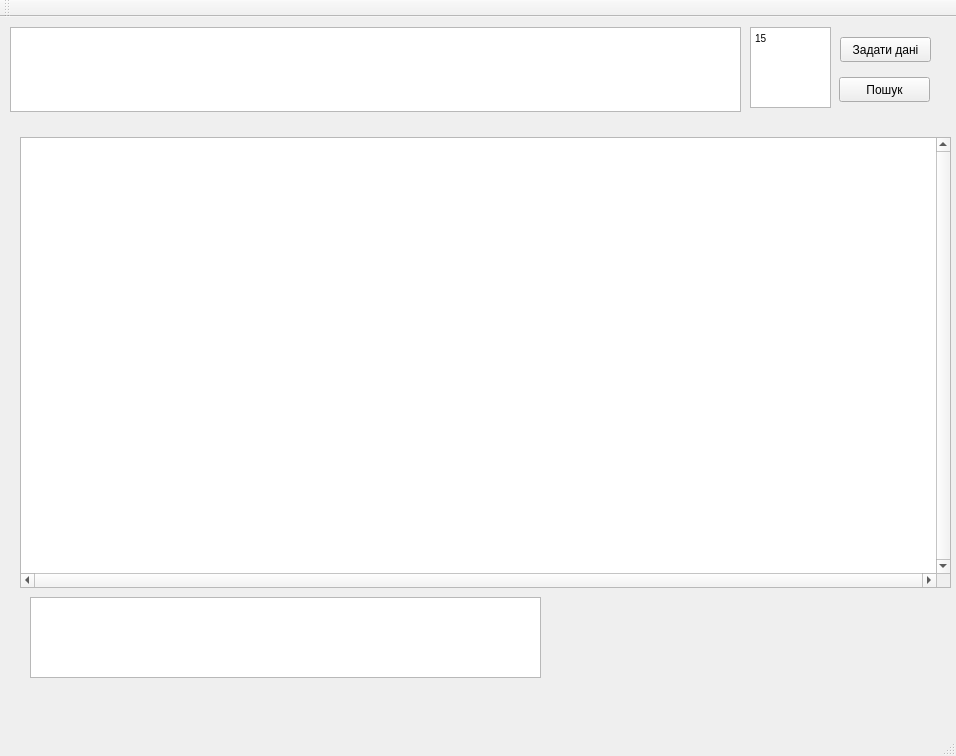
<?xml version="1.0" encoding="UTF-8"?>
<ui version="4.0">
 <class>MainWindow</class>
 <widget class="QMainWindow" name="MainWindow">
  <property name="geometry">
   <rect>
    <x>0</x>
    <y>0</y>
    <width>956</width>
    <height>756</height>
   </rect>
  </property>
  <property name="windowTitle">
   <string>MainWindow</string>
  </property>
  <widget class="QWidget" name="centralWidget">
   <widget class="QPushButton" name="pushButton">
    <property name="geometry">
     <rect>
      <x>840</x>
      <y>20</y>
      <width>91</width>
      <height>25</height>
     </rect>
    </property>
    <property name="text">
     <string>Задати дані</string>
    </property>
   </widget>
   <widget class="QPushButton" name="pushButton_2">
    <property name="geometry">
     <rect>
      <x>839</x>
      <y>60</y>
      <width>91</width>
      <height>25</height>
     </rect>
    </property>
    <property name="text">
     <string>Пошук</string>
    </property>
   </widget>
   <widget class="QTextEdit" name="textEdit">
    <property name="geometry">
     <rect>
      <x>10</x>
      <y>10</y>
      <width>731</width>
      <height>85</height>
     </rect>
    </property>
   </widget>
   <widget class="QTextEdit" name="textEdit_2">
    <property name="geometry">
     <rect>
      <x>750</x>
      <y>10</y>
      <width>81</width>
      <height>81</height>
     </rect>
    </property>
    <property name="html">
     <string>&lt;!DOCTYPE HTML PUBLIC &quot;-//W3C//DTD HTML 4.0//EN&quot; &quot;http://www.w3.org/TR/REC-html40/strict.dtd&quot;&gt;
&lt;html&gt;&lt;head&gt;&lt;meta name=&quot;qrichtext&quot; content=&quot;1&quot; /&gt;&lt;style type=&quot;text/css&quot;&gt;
p, li { white-space: pre-wrap; }
&lt;/style&gt;&lt;/head&gt;&lt;body style=&quot; font-family:'MS Shell Dlg 2'; font-size:7.8pt; font-weight:400; font-style:normal;&quot;&gt;
&lt;p style=&quot; margin-top:0px; margin-bottom:0px; margin-left:0px; margin-right:0px; -qt-block-indent:0; text-indent:0px;&quot;&gt;15&lt;/p&gt;&lt;/body&gt;&lt;/html&gt;</string>
    </property>
   </widget>
   <widget class="QTextEdit" name="textEdit_3">
    <property name="geometry">
     <rect>
      <x>20</x>
      <y>120</y>
      <width>931</width>
      <height>451</height>
     </rect>
    </property>
    <property name="verticalScrollBarPolicy">
     <enum>Qt::ScrollBarAlwaysOn</enum>
    </property>
    <property name="horizontalScrollBarPolicy">
     <enum>Qt::ScrollBarAlwaysOn</enum>
    </property>
    <property name="sizeAdjustPolicy">
     <enum>QAbstractScrollArea::AdjustToContents</enum>
    </property>
    <property name="lineWrapMode">
     <enum>QTextEdit::NoWrap</enum>
    </property>
    <property name="readOnly">
     <bool>true</bool>
    </property>
   </widget>
   <widget class="QTextEdit" name="textEdit_4">
    <property name="geometry">
     <rect>
      <x>30</x>
      <y>580</y>
      <width>511</width>
      <height>81</height>
     </rect>
    </property>
   </widget>
  </widget>
  <widget class="QMenuBar" name="menuBar">
   <property name="geometry">
    <rect>
     <x>0</x>
     <y>0</y>
     <width>956</width>
     <height>25</height>
    </rect>
   </property>
  </widget>
  <widget class="QToolBar" name="mainToolBar">
   <attribute name="toolBarArea">
    <enum>TopToolBarArea</enum>
   </attribute>
   <attribute name="toolBarBreak">
    <bool>false</bool>
   </attribute>
  </widget>
  <widget class="QStatusBar" name="statusBar"/>
 </widget>
 <layoutdefault spacing="6" margin="11"/>
 <resources/>
 <connections/>
</ui>
